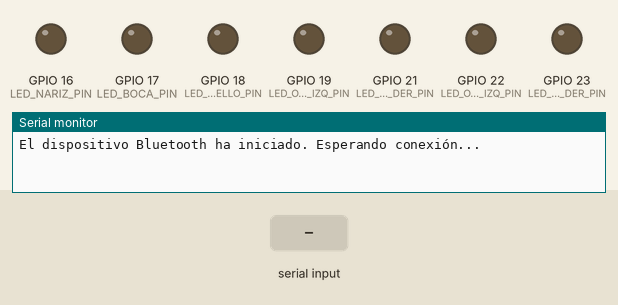
Simulated run of this sketch. Board: ESP32. On the bench: output pins drawn as LEDs (lit = HIGH), the last lines printed to the serial monitor. The test bench sets the inputs (shaded band). Nothing arrives over Bluetooth unless stated.

Above: at 1.2 s.
1.3 s: "All\n" received over the second serial link
At 1.7 s:
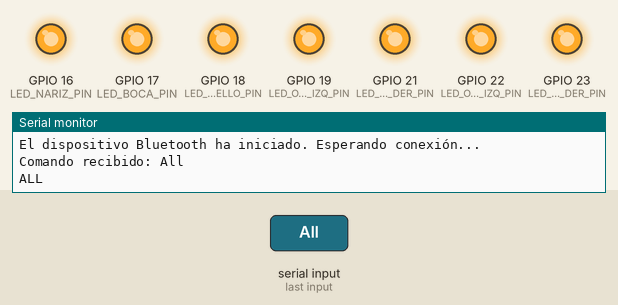
3.3 s: "ojoder\n" received over the second serial link
At 4.2 s:
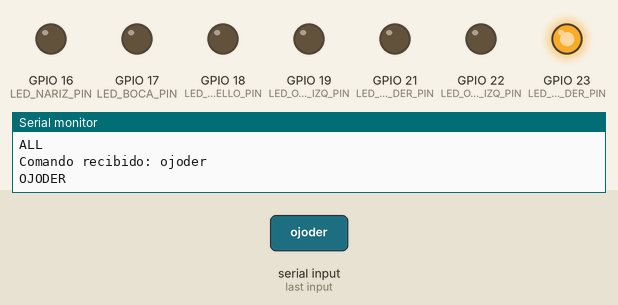
6.3 s: "ojoizq\n" received over the second serial link
At 7.3 s:
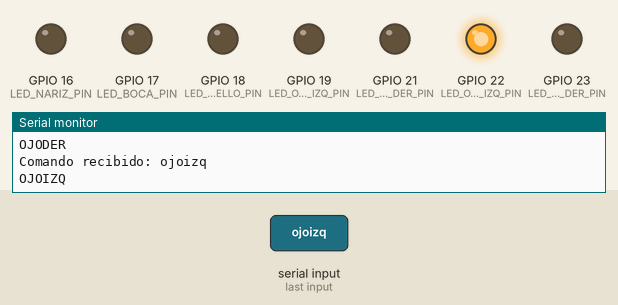
9.3 s: "orejader\n" received over the second serial link
At 10.6 s:
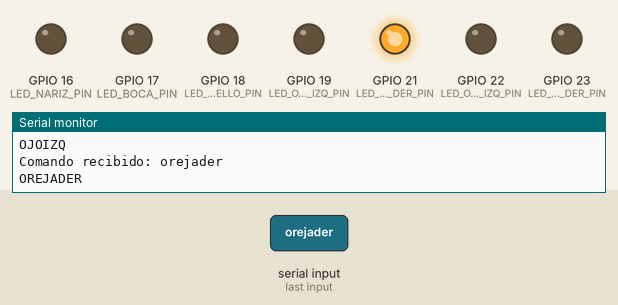
12.3 s: "orejaizq\n" received over the second serial link
At 13.7 s:
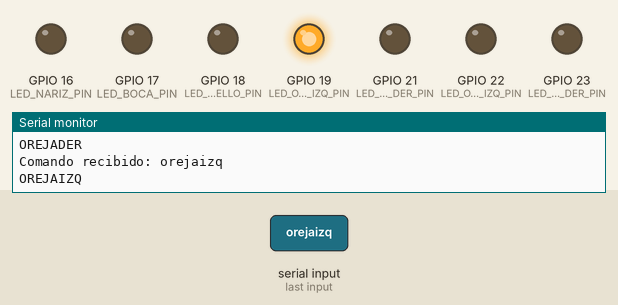
15.3 s: "nariz\n" received over the second serial link
At 15.6 s:
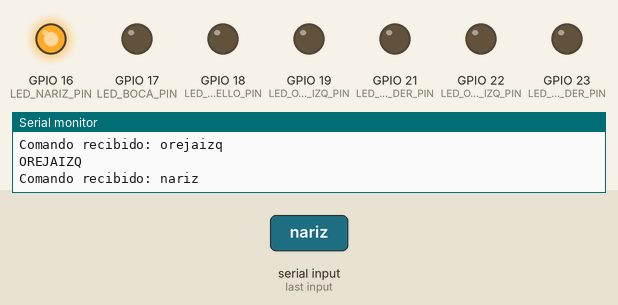
Timing chart, 0 to 18.9 s (numbered marks = the images above; inputs shaded):
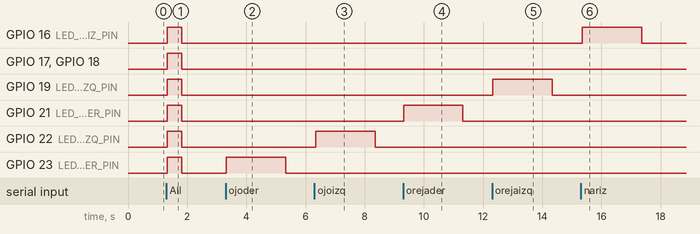

Measured:
- after the input at 1.3 s, GPIO 16 (LED_NARIZ_PIN), GPIO 17 (LED_BOCA_PIN), GPIO 18 (LED_CABELLO_PIN), GPIO 19 (LED_OREJA_IZQ_PIN), GPIO 21 (LED_OREJA_DER_PIN), GPIO 22 (LED_OJO_IZQ_PIN), GPIO 23 (LED_OJO_DER_PIN): LOW → HIGH at once, → LOW 0.50 s later
- after the input at 3.3 s, GPIO 23 (LED_OJO_DER_PIN): LOW → HIGH at once, → LOW 2.0 s later
- after the input at 6.3 s, GPIO 22 (LED_OJO_IZQ_PIN): LOW → HIGH after 0.05 s, → LOW 2.0 s later
- after the input at 9.3 s, GPIO 21 (LED_OREJA_DER_PIN): LOW → HIGH at once, → LOW 2.0 s later
- after the input at 12.3 s, GPIO 19 (LED_OREJA_IZQ_PIN): LOW → HIGH at once, → LOW 2.0 s later
- after the input at 15.3 s, GPIO 16 (LED_NARIZ_PIN): LOW → HIGH after 0.06 s, → LOW 2.0 s later

The sketch:

cogidodeledsELBUENO.ino
```cpp
#include "BluetoothSerial.h"

BluetoothSerial SerialBT;

// Pines para cada LED
const int LED_OJO_DER_PIN = 23;       // Comando "ojoder"
const int LED_OJO_IZQ_PIN = 22;       // Comando "ojoizq"
const int LED_OREJA_DER_PIN = 21;     // Comando "orejader"
const int LED_OREJA_IZQ_PIN = 19;     // Comando "orejaizq"
const int LED_NARIZ_PIN = 16;         // Comando "nariz"
const int LED_BOCA_PIN = 17;          // Comando "boca"
const int LED_CABELLO_PIN = 18;       // Comando "cabello"

// Callback para eventos Bluetooth
void btCallback(esp_spp_cb_event_t event, esp_spp_cb_param_t *param) {
  if (event == ESP_SPP_SRV_OPEN_EVT) {
    Serial.println("Dispositivo Bluetooth CONECTADO");
  } else if (event == ESP_SPP_CLOSE_EVT) {
    Serial.println("Dispositivo Bluetooth DESCONECTADO");
  }
}

void setup() {
  Serial.begin(115200);

  pinMode(LED_OJO_DER_PIN, OUTPUT);
  pinMode(LED_OJO_IZQ_PIN, OUTPUT);
  pinMode(LED_OREJA_DER_PIN, OUTPUT);
  pinMode(LED_OREJA_IZQ_PIN, OUTPUT);
  pinMode(LED_NARIZ_PIN, OUTPUT);
  pinMode(LED_BOCA_PIN, OUTPUT);
  pinMode(LED_CABELLO_PIN, OUTPUT);

  SerialBT.begin("Plimplim_ESP32Abi");
  SerialBT.register_callback(btCallback); // Registrar callback
  Serial.println("El dispositivo Bluetooth ha iniciado. Esperando conexión...");
}

void loop() {
  if (SerialBT.available()) {
    String command = SerialBT.readStringUntil('\n');
    command.trim();

    Serial.print("Comando recibido: ");
    Serial.println(command);

if (command.equals("All")) {
      Serial.println("ALL");
      digitalWrite(LED_OJO_DER_PIN, HIGH);
       digitalWrite(LED_OJO_IZQ_PIN, HIGH);
        digitalWrite(LED_OREJA_DER_PIN, HIGH);
         digitalWrite(LED_OREJA_IZQ_PIN, HIGH);
          digitalWrite(LED_BOCA_PIN, HIGH);
           digitalWrite(LED_NARIZ_PIN, HIGH);
            digitalWrite(LED_CABELLO_PIN, HIGH);
      delay(500);
       digitalWrite(LED_OJO_DER_PIN, LOW);
       digitalWrite(LED_OJO_IZQ_PIN, LOW);
        digitalWrite(LED_OREJA_DER_PIN, LOW);
         digitalWrite(LED_OREJA_IZQ_PIN, LOW);
          digitalWrite(LED_BOCA_PIN, LOW);
           digitalWrite(LED_NARIZ_PIN, LOW);
            digitalWrite(LED_CABELLO_PIN, LOW);
      }


    if (command.equals("ojoder")) {
      Serial.println("OJODER");
      digitalWrite(LED_OJO_DER_PIN, HIGH);
      delay(2000);
      digitalWrite(LED_OJO_DER_PIN, LOW);
    } else if (command.equals("ojoizq")) {
      Serial.println("OJOIZQ");
      digitalWrite(LED_OJO_IZQ_PIN, HIGH);
      delay(2000);
      digitalWrite(LED_OJO_IZQ_PIN, LOW);
    } else if (command.equals("orejader")) {
      Serial.println("OREJADER");
      digitalWrite(LED_OREJA_DER_PIN, HIGH);
      delay(2000);
      digitalWrite(LED_OREJA_DER_PIN, LOW);
    } else if (command.equals("orejaizq")) {
      Serial.println("OREJAIZQ");
      digitalWrite(LED_OREJA_IZQ_PIN, HIGH);
      delay(2000);
      digitalWrite(LED_OREJA_IZQ_PIN, LOW);
    } else if (command.equals("nariz")) {
      digitalWrite(LED_NARIZ_PIN, HIGH);
      delay(2000);
      digitalWrite(LED_NARIZ_PIN, LOW);
    } else if (command.equals("boca")) {
      Serial.println("BOCA ON!");
      digitalWrite(LED_BOCA_PIN, HIGH);
      delay(2000);
      digitalWrite(LED_BOCA_PIN, LOW);
    } else if (command.equals("cabello")) {
      digitalWrite(LED_CABELLO_PIN, HIGH);
      delay(2000);
      digitalWrite(LED_CABELLO_PIN, LOW);
    }
  }

  delay(60);
}
```
